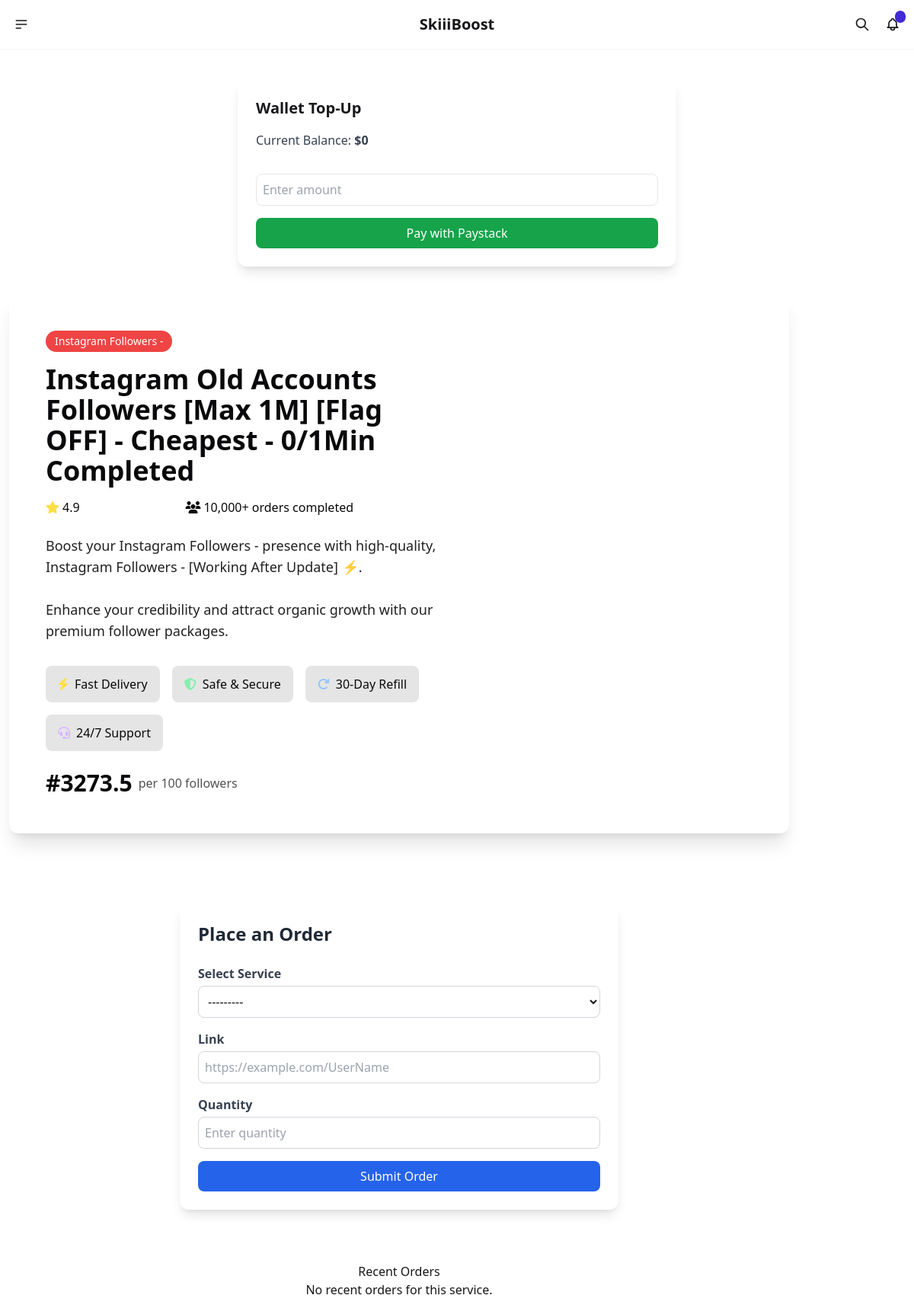
The page /smmboost/service/2601/ on the database its author committed.
### smmboost/models.py (models this page shows)
class Service(models.Model):
    service_id = models.IntegerField()
    name = models.CharField(max_length=255)
    category = models.CharField(max_length=255)
    rate = models.FloatField()
    min_quantity = models.IntegerField()
    max_quantity = models.IntegerField()
    def __str__(self):
        return f"{self.name} - {self.category}"

### smmboost/views.py (the view, shortened to what this page needs)
# urls.py: path('service/<int:service_id>/', views.service_detail, name='service_detail'),
def service_detail(request, service_id):
    service = get_object_or_404(Service, id=service_id)
    return render(request, 'smmboost/service_detail.html', {'service': service, 'form': OrderForm()})

### smmboost/forms.py
class OrderForm(forms.Form):
    service = forms.ModelChoiceField(
        queryset=Service.objects.all(),
        widget=forms.Select(attrs={
            'class': 'w-full p-2 border rounded-lg border-gray-300 focus:ring focus:outline-none'
        })
    )
    link = forms.URLField(
        widget=forms.URLInput(attrs={
            'placeholder': 'https://example.com/UserName',
            'class': 'w-full p-2 border rounded-lg border-gray-300 focus:ring focus:outline-none'
        })
    )
    quantity = forms.IntegerField(
        widget=forms.NumberInput(attrs={
            'placeholder': 'Enter quantity',
            'class': 'w-full p-2 border rounded-lg border-gray-300 focus:ring focus:outline-none'
        })
    )

### smmboost/context_processors.py (called while the page is built)
def user_balance(request):
    if request.user.is_authenticated:
        try:
            balance = Wallet.objects.get(user=request.user).balance
        except Wallet.DoesNotExist:
            balance = 0
    else:
        balance = 0
    return {'user_balance': balance}

### smmboost/templatetags/form_tags.py (called while the page is built)
@register.filter(name='first_words')
def first_words(value, num=3):
    return ' '.join(value.split()[:num])

### templates/smmboost/service_detail.html (shortened to what this page needs)
{% extends 'smmboost/base.html' %}
{% load static %}
{%load form_tags%}
{% block content %}
<div class="container mx-auto">
    <section class="bg-gradient-to-br from-instagram-900 to-instagram-500 rounded-xl shadow-xl overflow-hidden mb-8 text-white">
        <div class="flex flex-col md:flex-row">
            <div class="md:w-3/5 p-8 md:p-12">
                <span class="inline-block bg-red-500 backdrop-blur-sm text-white px-3 py-1 rounded-full text-sm font-medium mb-4">
                    {{service.category|first_words}}
                </span>
                <h1 class="text-3xl md:text-4xl text-neutral font-bold mb-4">{{ service.name }}</h1>
                <div class="flex items-center mb-6">
                    <div class="flex items-center mr-6 text-neutral">
                        <i class="fas fa-star text-yellow-300 mr-1"></i>
                        <span class="font-medium">4.9</span>
                        <span class="text-white/70 ml-1">(2,384 reviews)</span>
                    </div>
                    <div class="flex items-center text-neutral">
                        <i class="fas fa-users text-neutral mr-1"></i>
                        <span>10,000+ orders completed</span>
                    </div>
                </div>
                <p class="text-lg mb-8 text-neutral/90">Boost your {{service.category|first_words}} presence with high-quality, {{service.category}}. <br><br> Enhance your credibility and attract organic growth with our premium follower packages.</p>
                <div class="flex flex-wrap gap-4 mb-6">
                    <div class="bg-neutral/10 text-neutral backdrop-blur-sm rounded-lg px-4 py-3 flex items-center">
                        <i class="fas fa-bolt text-yellow-300 mr-2"></i>
                        <span>Fast Delivery</span>
                    </div>
                    <div class="bg-neutral/10 text-neutral backdrop-blur-sm rounded-lg px-4 py-3 flex items-center">
                        <i class="fas fa-shield-alt text-green-300 mr-2"></i>
                        <span>Safe & Secure</span>
                    </div>
                    <div class="bg-neutral/10 text-neutral backdrop-blur-sm rounded-lg px-4 py-3 flex items-center">
                        <i class="fas fa-redo text-blue-300 mr-2"></i>
                        <span>30-Day Refill</span>
                    </div>
                    <div class="bg-neutral/10 text-neutral backdrop-blur-sm rounded-lg px-4 py-3 flex items-center">
                        <i class="fas fa-headset text-purple-300 mr-2"></i>
                        <span>24/7 Support</span>
                    </div>
                </div>
                <div class="flex items-center text-neutral">
                    <span class="text-3xl font-bold mr-2 text-neutral">#{{service.rate}}</span>
                    <span class="text-neutral/70">per 100 followers</span>
                </div>
            </div>
        </div>
    </section>
</div>
<div class="container mt-5">
    <div id="#order-section" x-data="{ loading: false, showToast: false, toastMessage: '', toastType: 'success' }"
        class="max-w-xl mx-auto mt-10 bg-white p-6 rounded-xl shadow-lg" x-init="
  window.addEventListener('order:feedback', event => {
    toastMessage = event.detail.message
    toastType = event.detail.type
    showToast = true
    setTimeout(() => showToast = false, 4000)
  })
">
        <h2 class="text-2xl font-bold mb-6 text-gray-800">Place an Order</h2>
        <form method="post" @submit="loading = true" id="order-form">
            <div class="mb-4">
                <label for="id_service" class="block mb-1 font-semibold text-gray-700">Select Service</label>
                {{ form.service }}
            </div>
            <div class="mb-4">
                <label for="id_link" class="block mb-1 font-semibold text-gray-700">Link</label>
                {{ form.link }}
            </div>
            <div class="mb-4">
                <label for="id_quantity" class="block mb-1 font-semibold text-gray-700">Quantity</label>
                {{ form.quantity }}
            </div>
            <button type="submit"
                class="w-full bg-blue-600 text-white py-2 rounded-lg hover:bg-blue-700 flex justify-center items-center gap-2 transition duration-200"
                :disabled="loading">
                <span x-text="loading ? 'Processing...' : 'Submit Order'"></span>
            </button>
        </form>
    </div>
</div>
<br>
<hr><br>
<h4 class="mt-5">Recent Orders</h4>
<ul>
    {% for order in orders %}
    <li>#{{ order.api_order_id }} - {{ order.status }} - {{ order.created_at|date:"M d, H:i" }}</li>
    {% empty %}
    <li>No recent orders for this service.</li>
    {% endfor %}
</ul>
{% endblock %}

### rows shown on the page
Service: category|first_words "Instagram Followers -", name "Instagram Old Accounts Followers [Max 1M] [Flag OFF] - Cheapest - 0/1Min Completed", category "Instagram Followers - [Working After Update] ⚡️", rate "3273.5"

### other values the page prints
{{ user_balance }} "0"
